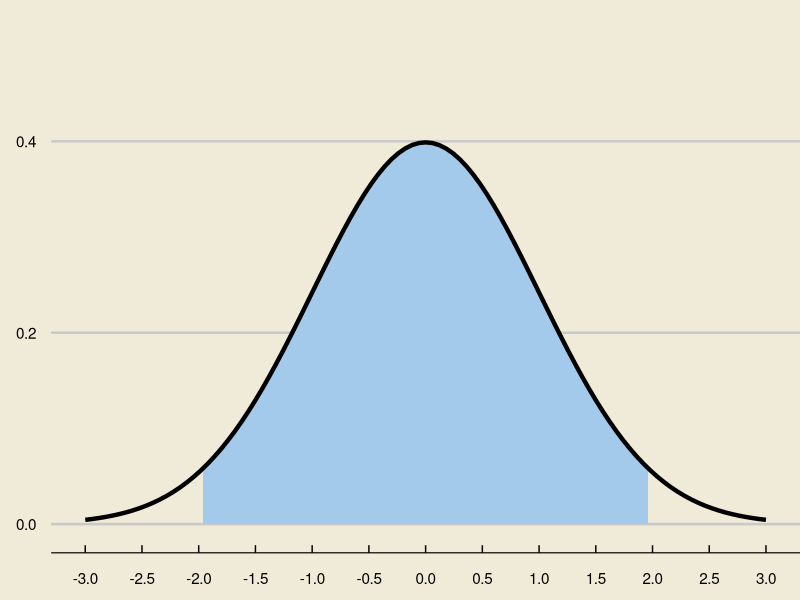
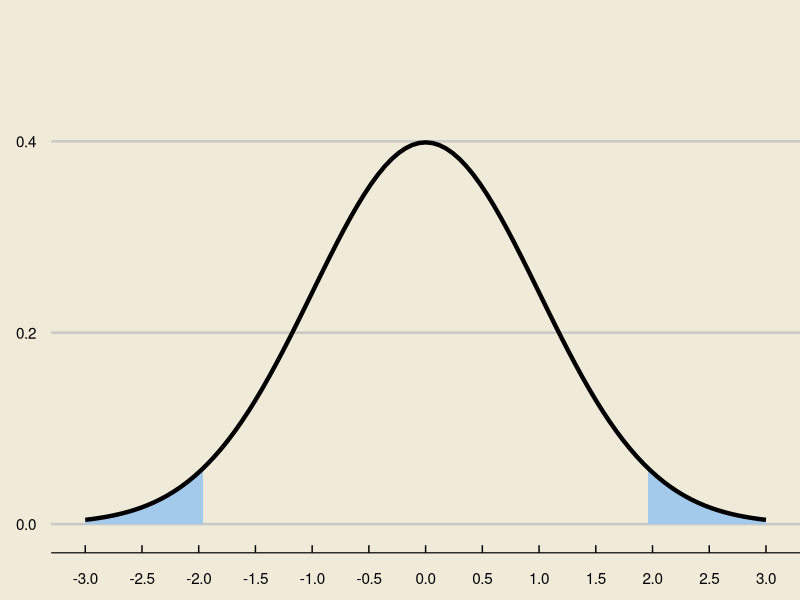
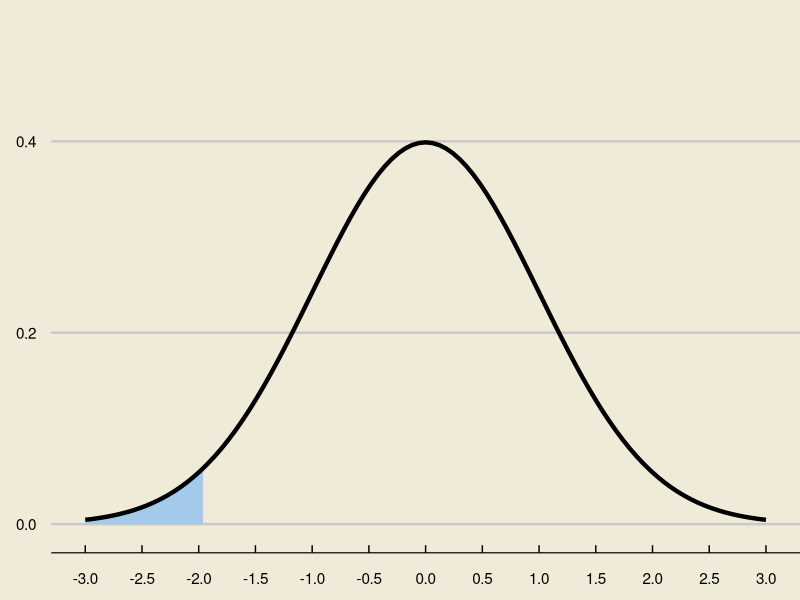
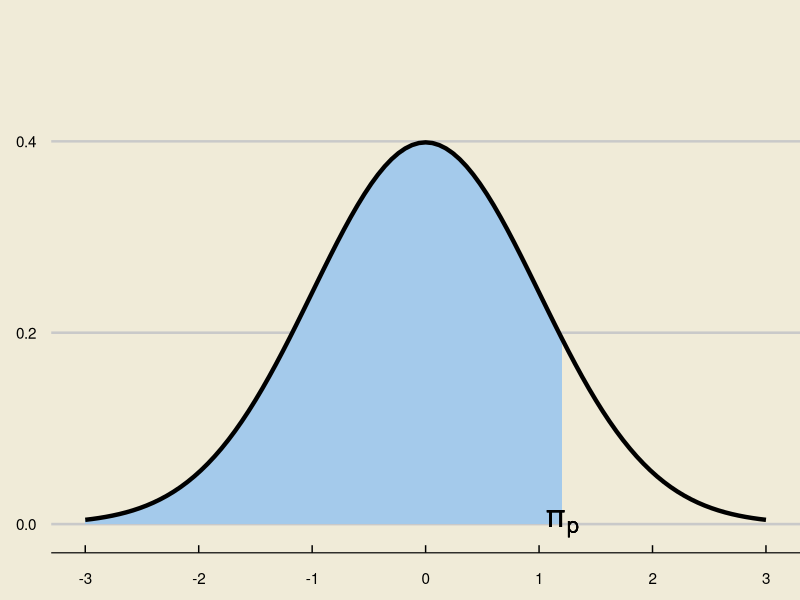
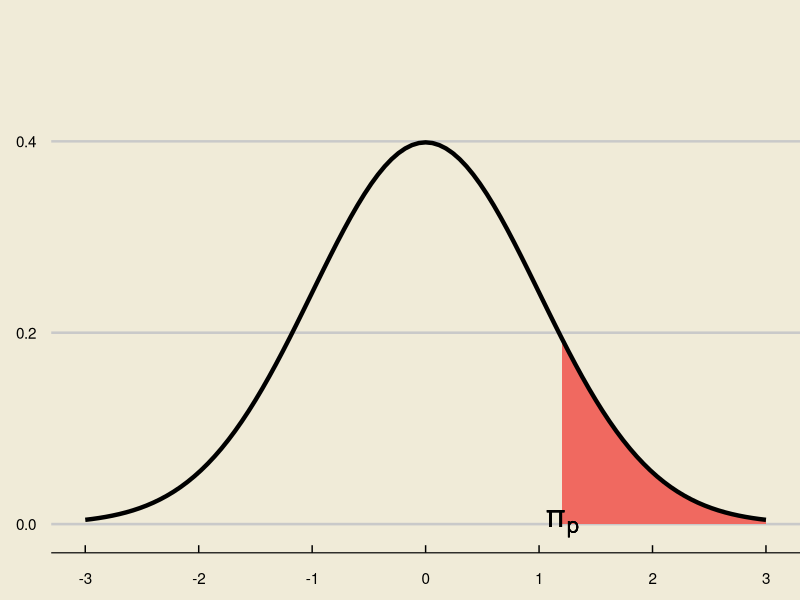
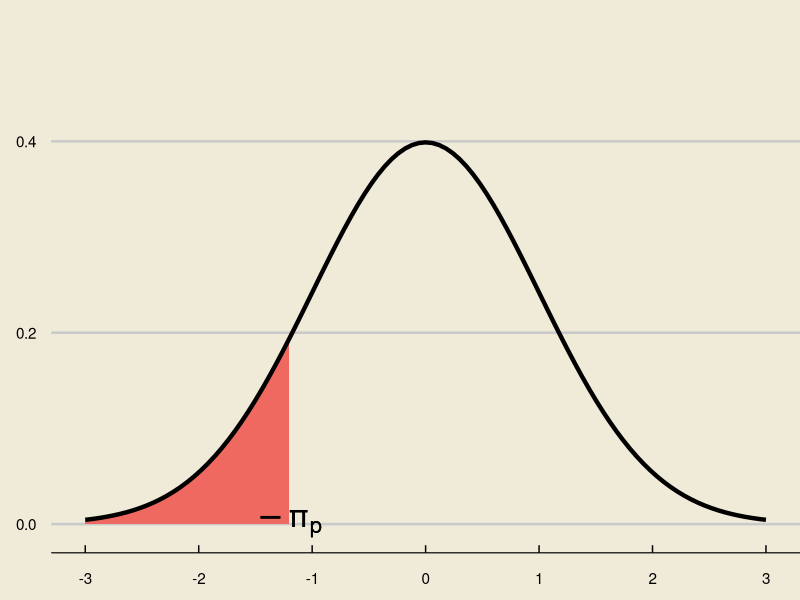

These figures' R source, in order:
## ---- chunk 1
library(tidyverse)
library(ggthemes)
## ---- chunk 2
#| echo: False
data.frame(x = c(-3, 3)) %>%
  ggplot(aes(x)) +
  stat_function(fun = dnorm, 
                xlim = c(-1.96, 1.96),
                geom = "area",
                fill = "#a4caeb") +
  stat_function(fun = dnorm, 
                size = 1.5) +
  scale_x_continuous(breaks = round(seq(-3, 3, by = 0.5), 1)) +
  theme_economist_white() +
  theme(
    panel.background = element_rect("#f0ebd8"),
    plot.background = element_rect(fill = "#f0ebd8")
  ) +
  xlab("") +
  ylab("") +
  ylim(c(0, 0.6)) +
  theme(plot.margin = margin(-2, 0, 0, 0, "cm"))
## ---- chunk 3
#| echo: False
data.frame(x = c(-3, 3)) %>%
  ggplot(aes(x)) +
  stat_function(fun = dnorm, 
                xlim = c(-3, -1.96),
                geom = "area",
                fill = "#a4caeb") +
  stat_function(fun = dnorm, 
                xlim = c(1.96, 3),
                geom = "area",
                fill = "#a4caeb") +
  stat_function(fun = dnorm, 
                size = 1.5) +
  scale_x_continuous(breaks = round(seq(-3, 3, by = 0.5), 1)) +
  theme_economist_white() +
  theme(
    panel.background = element_rect("#f0ebd8"),
    plot.background = element_rect(fill = "#f0ebd8")
  ) +
  xlab("") +
  ylab("") +
  ylim(c(0, 0.6)) +
  theme(plot.margin = margin(-2, 0, 0, 0, "cm"))
## ---- chunk 4
#| echo: False
data.frame(x = c(-3, 3)) %>%
  ggplot(aes(x)) +
  stat_function(fun = dnorm, 
                xlim = c(-3, -1.96),
                geom = "area",
                fill = "#a4caeb") +
  stat_function(fun = dnorm, 
                size = 1.5) +
  scale_x_continuous(breaks = round(seq(-3, 3, by = 0.5), 1)) +
  theme_economist_white() +
  theme(
    panel.background = element_rect("#f0ebd8"),
    plot.background = element_rect(fill = "#f0ebd8")
  ) +
  xlab("") +
  ylab("") +
  ylim(c(0, 0.6)) +
  theme(plot.margin = margin(-2, 0, 0, 0, "cm"))
## ---- chunk 5
#| echo: False
data.frame(x = c(-3, 3)) %>%
  ggplot(aes(x)) +
  stat_function(fun = dnorm, 
                xlim = c(-3, 1.2),
                geom = "area",
                fill = "#a4caeb") +
  stat_function(fun = dnorm, 
                linewidth = 1.5) +
  scale_x_continuous(breaks = round(seq(-3, 3, by = 1), 1)) +
  theme_economist_white() +
  theme(
    panel.background = element_rect("#f0ebd8"),
    plot.background = element_rect(fill = "#f0ebd8")
  ) +
  xlab("") +
  ylab("") +
  ylim(c(0, 0.6)) +
  annotate("text", x = 1.2, y = 0, label = bquote(π[p]), size = 8) +
  theme(plot.margin = margin(-2, 0, 0, 0, "cm"))
## ---- chunk 6
#| echo: False
data.frame(x = c(-3, 3)) %>%
  ggplot(aes(x)) +
  stat_function(fun = dnorm, 
                xlim = c(1.2, 3),
                geom = "area",
                fill = "#f06960") +
  stat_function(fun = dnorm, 
                linewidth = 1.5) +
  scale_x_continuous(breaks = round(seq(-3, 3, by = 1), 1)) +
  theme_economist_white() +
  theme(
    panel.background = element_rect("#f0ebd8"),
    plot.background = element_rect(fill = "#f0ebd8")
  ) +
  xlab("") +
  ylab("") +
  ylim(c(0, 0.6)) +
  annotate("text", x = 1.2, y = 0, label = bquote(π[p]), size = 8) +
  theme(plot.margin = margin(-2, 0, 0, 0, "cm"))
## ---- chunk 7
#| echo: False
data.frame(x = c(-3, 3)) %>%
  ggplot(aes(x)) +
  stat_function(fun = dnorm, 
                xlim = c(-3, -1.2),
                geom = "area",
                fill = "#f06960") +
  stat_function(fun = dnorm, 
                linewidth = 1.5) +
  scale_x_continuous(breaks = round(seq(-3, 3, by = 1), 1)) +
  theme_economist_white() +
  theme(
    panel.background = element_rect("#f0ebd8"),
    plot.background = element_rect(fill = "#f0ebd8")
  ) +
  xlab("") +
  ylab("") +
  ylim(c(0, 0.6)) +
  annotate("text", x = -1.2, y = 0, label = bquote(-π[p]), size = 8) +
  theme(plot.margin = margin(-2, 0, 0, 0, "cm"))
